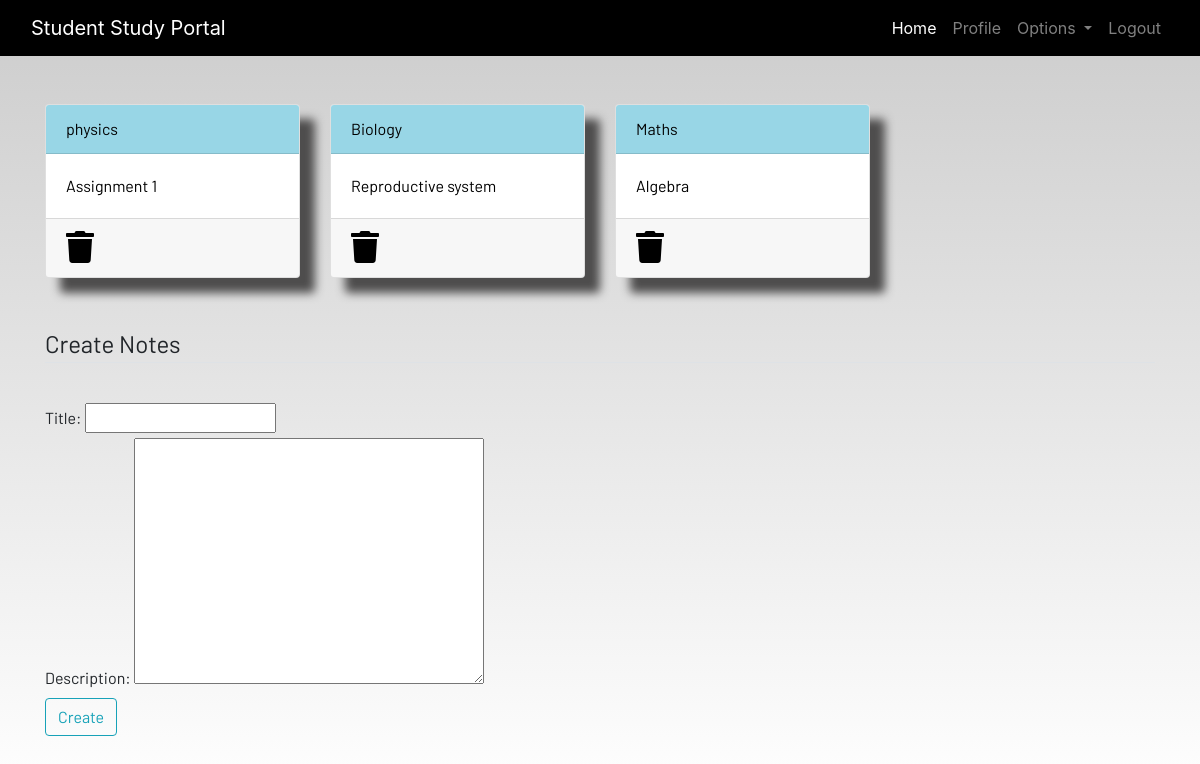
Screenshot of /notes (signed in) with the database file from the repository.
### dashboard/models.py (models this page shows, shortened)
class Notes(models.Model):
    user = models.ForeignKey(User, on_delete=models.CASCADE)
    title =  models.CharField(max_length=200)
    description = models.TextField()
    class Meta:
        verbose_name = "notes"
        verbose_name_plural= "notes"

### dashboard/views.py (the view)
# urls.py: path('notes',views.notes, name="notes"),
@login_required
def notes(request):
    if request.method == "POST":
        form = NotesForm(request.POST)
        if form.is_valid():
            notes = Notes(
                user=request.user,
                title=request.POST['title'],
                description=request.POST['description']  # Corrected key
            )
            notes.save()
            print("Form is valid!")
            messages.success(request, f"Notes added from {request.user.username} successfully.")
    else:
        form = NotesForm()
        notes = Notes.objects.all()
        print(form.errors)
    notes = Notes.objects.filter(user=request.user)
    context = {'notes': notes, 'form': form}
    return render(request, 'dashboard/notes.html', context)

### dashboard/forms.py
class NotesForm(forms.ModelForm):
    class Meta:
        model = Notes
        fields = ['title','description']

### dashboard/templates/dashboard/notes.html (shortened to what this page needs)
{% extends 'dashboard/base.html' %}
{% load static %}
{% load crispy_forms_tags %}
{% block content %}
<div class="container">
    <div class="row">
        {% for note in notes %}
        <div class="col-md-3">
            <a href="{% url 'notes-detail' note.id %}" >
                <div class="card">
                    <div class="card-header">{{note.title}}</div>
                    <div class="card-body">{{note.description|slice:"0:100"}}</div>
                    <div class="card-footer mt-auto "><a href="{% url 'delete-note' note.id %}">
                        <i class="fa fa-trash fa-2x"></i></a>
                    </div>
                </div>
            </a>
        </div>
        {% endfor %}
        <br><br>
    </div>
</div>
<br><br>
<div class="container">
    <form method="POST" action="{% url 'notes' %}">
        <fieldset class="form-group">
            <legend class="border-bottom mb-4">Create Notes</legend>
        </fieldset>
        {{form}}
        <div class="form-group">
            <button  class="btn btn-outline-info" type="submit">
                Create
            </button>
        </div>
    </form>
</div>
{% endblock content %}

### static/css/main.css (style rules this page uses)
html { scroll-behavior: smooth; height: 100%; width: 100%; }
.card { box-shadow: 15px 15px 10px rgb(78, 77, 77); }
a { text-decoration: none !important; color: black; }
.card-header { color: black !important; background: rgb(152, 214, 230) !important; transition: 0.3s ease-in; }
html, body { max-width: 100%; overflow-x: hidden; height: 100%; width: 100%; }
body { background: linear-gradient(rgba(0, 0, 0, 0.2), rgba(255, 255, 255, 0.5)); overflow-x: hidden; background-repeat: no-repeat; }
.card-header { background-color: rgb(133, 204, 231); }
.col-md-3 .card { width: 100%; height: 100%; }
.fa { color: black; }
.btn { pointer-events: auto; }

### rows the page displays
Notes: title "physics", description "Assignment 1"
Notes: title "Biology", description "Reproductive system"
Notes: title "Maths", description "Algebra"
